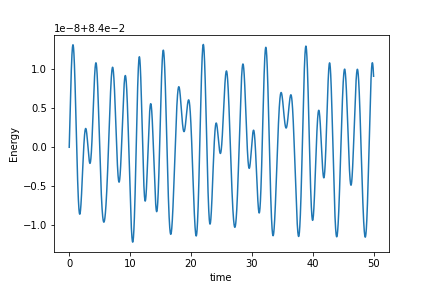

Recreate this plot in Python.
import numpy as np
import matplotlib.pyplot as plt 

#mass = 1
#velocity or momentum vector from hamilton's equations
f = lambda x,y: np.array([-x*(1+2*y), -y - x**2 + 1.5*(y**2)])

#velocity-verlet algorithm 
def verlet(initial, dx, a, b):
  t = np.arange(a,b,dx)
  r = []
  r.append(initial)
  for i in range(len(t)):
    y = r[i][1] + dx*f(*r[i][0])*0.5
    x = r[i][0] + dx*y
    v = y + dx*f(*x)*0.5
    r.append(np.array([x,v]))
  return r

initial = np.array([[0.2,0.2],[0.2,0.2]])

final = verlet(initial, 0.001, 0, 50)

def energy(x_val):
#energy for the system
  x, y = x_val[0]
  v_x, v_y = x_val[1]
  return (v_x**2 + v_y**2 + x**2 + y**2)/2 + y*(x**2) - y**3/2

energies = []
for coord in final:
  energies.append(energy(coord))

t = np.arange(0,50.001,0.001)
plt.plot(t, energies)
plt.xlabel('time')
plt.ylabel('Energy')
plt.show()

#print('Average energy: ', np.mean(energies)) 
#0.084000.. 
